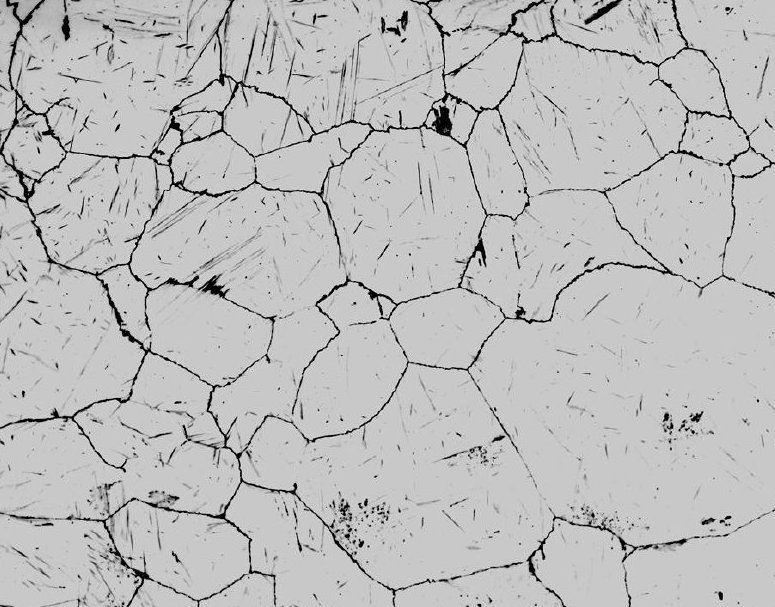
#> input picture image-processing/images/grains.jpg, 775 x 607 px, found by its file name
$ jupyter execute 3.KeyPoints_Detectors.ipynb
#> lines starting #> are read from the running program, lines starting #| are printed output that depends on the picture
[cell 1]
import cv2
import numpy as np
import matplotlib.pyplot as plt

[cell 2]
img = cv2.imread('images/grains.jpg')
#> img is the input picture: shape (607, 775, 3); min 0, max 254, mean 189.1
img.shape
#> Out = (607, 775, 3)

[cell 3]
gray = cv2.cvtColor(img,cv2.COLOR_BGR2GRAY)
gray = cv2.imread("images/BSE_Google_noisy.jpg", 0)
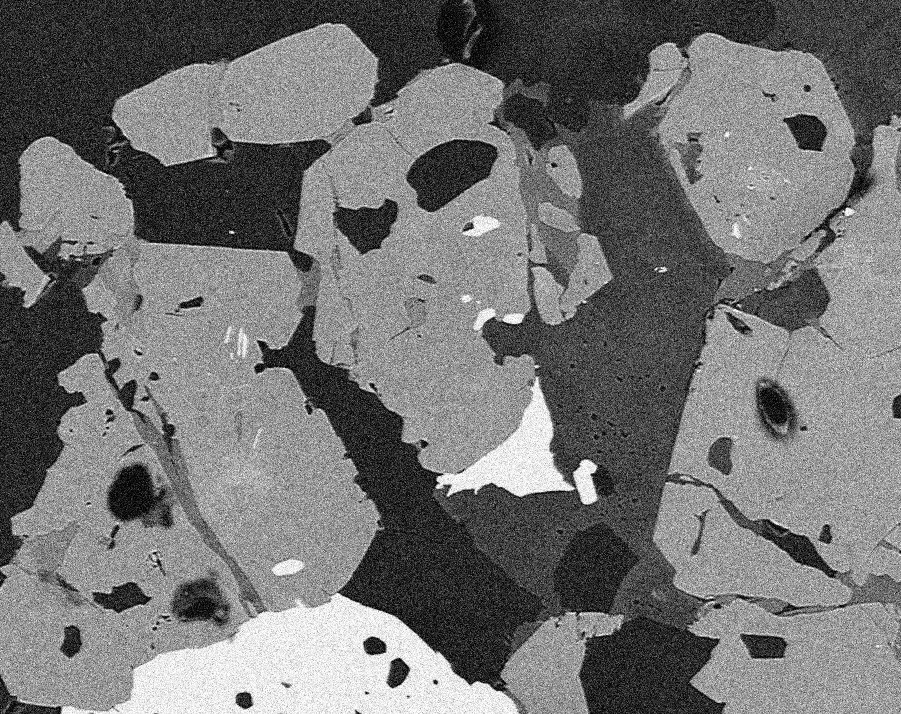
#> input picture image-processing/images/BSE_Google_noisy.jpg, 901 x 714 px, found by its file name
#> gray is the input picture: shape (714, 901); min 0, max 255, mean 114.9
plt.imshow(gray,cmap=plt.cm.gray)
plt.show()
gray.shape
#> Out = (714, 901)

[cell 4]
gray = np.float32(gray)

- What are features, detectors, and keypoints?
- Features in an image are unique regions that the computer can easily tell apart. Corners are good examples of features. Finding these unique features is called feature detection.
- Once features are detected we need to find similar ones in a different image.This means we need to describe the features.
- Once you have the features and its description, you can find same features in all images and align them, stitch them or do whatever you want.

Harris corner detector is a good example of feature detector.

- Keypoints are the same thing as points of interest.They are spatial locations, or points in the image that define what is interesting or what stand out in the image.
- The reason why keypoints are special is because no matter how the image changes,whether the image rotates, shrinks/expands, is translated, or distorted you should be able to find the same keypoints in this modified image when comparing with the origin

Each keypoint that you detect has an associated descriptor that accompanies it.
SIFT, SURF and ORB all detect and describe the keypoints.

- Descriptors are primarily concerned with both the scale and the orientation of the keypoint.

- e.g. run ORB and draw keypoints with rich keypoints. some of these points have a different circle radius. These deal with scale.The larger the "circle", the larger the scale was that the point was detected at.

- Also, there is a line that radiates from the centre of the circle to the edge. This is the orientation of the keypoint, which we will cover next

- Usually when we want to detect keypoints, we just take a look at the locations.
- However, if you want to match keypoints between images,  then you definitely need the scale and the orientation to facilitate this.

[cell 5]
#ORB
# Oriented FAST and Rotated BRIEF
# An efficient alternative to SIFT or SURF
# ORB is basically a fusion of FAST keypoint detector and BRIEF descriptor
img = cv2.imread('images/grains.jpg', 0)
orb = cv2.ORB_create(100)

kp, des = orb.detectAndCompute(img, None)
#> kp = 100 keypoints; strongest (x, y, size): (319, 304, 31), (479, 109, 31), (478, 252, 31), (455, 100, 31)

# draw only keypoints location,not size and orientation
img2 = cv2.drawKeypoints(img, kp, None, flags=None)
plt.imshow(img2,cmap=plt.cm.gray)
plt.title("image without showing descriptors")
plt.show()
# Now, let us draw with rich key points, reflecting descriptors.
# Descriptors here show both the scale and the orientation of the keypoint.
img2 = cv2.drawKeypoints(img, kp, None, flags=cv2.DRAW_MATCHES_FLAGS_DRAW_RICH_KEYPOINTS)
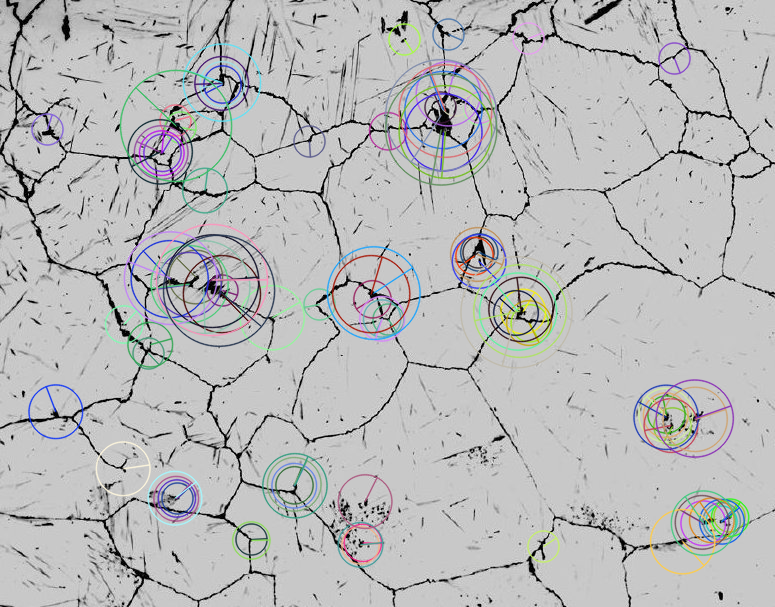
#> img2: shape (607, 775, 3); mean of channels 0, 1, 2 186.7, 186.4, 185.9; drawn as B, G, R
plt.imshow(img2,cmap=plt.cm.gray)
plt.title("image showing descriptors")
plt.show()

# Image Registration

- it is  used for distortion correction or alignment
- for this task we will use homography.

[cell 6]
im1 = cv2.imread('images/monkey_distorted.jpg')
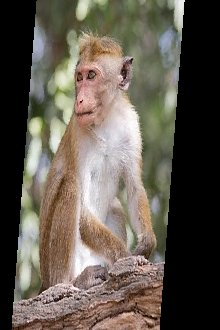
#> input picture image-processing/images/monkey_distorted.jpg, 220 x 330 px, found by its file name
#> im1 is the input picture: shape (330, 220, 3); mean B, G, R 79, 89.4, 97
im2 = cv2.imread('images/monkey.jpg')
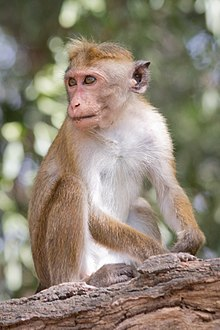
#> input picture image-processing/images/monkey.jpg, 220 x 330 px, found by its file name
#> im2 is the input picture: shape (330, 220, 3); mean B, G, R 116.5, 132.2, 143.4

img1 = cv2.cvtColor(im1, cv2.COLOR_BGR2GRAY)
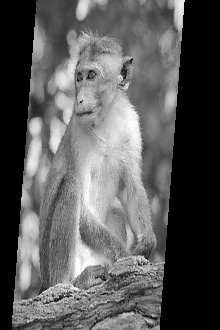
#> img1: shape (330, 220); min 0, max 255, mean 90.5
img2 = cv2.cvtColor(im2, cv2.COLOR_BGR2GRAY)
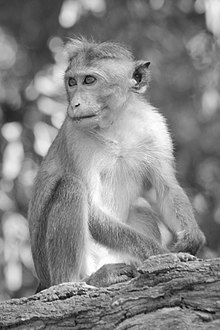
#> img2: shape (330, 220); min 5, max 255, mean 133.8

[cell 7]
# Initiate ORB detector
orb = cv2.ORB_create(50)  #Registration works with at least 50 points

[cell 8]
# find the keypoints and descriptors with orb
#kp1 --> list of keypoints
kp1, des1 = orb.detectAndCompute(img1, None)
#> kp1 = 47 keypoints; strongest (x, y, size): (138, 264, 31), (140, 265, 31), (146, 260, 31), (145, 258, 31)
kp2, des2 = orb.detectAndCompute(img2, None)
#> kp2 = 47 keypoints; strongest (x, y, size): (74, 293, 31), (38, 298, 31), (184, 261, 31), (74, 291, 31)

[cell 9]
#Brute-Force matcher takes the descriptor of one feature in first set and is
#matched with all other features in second set using some distance calculation.
# create Matcher object

matcher = cv2.DescriptorMatcher_create(cv2.DESCRIPTOR_MATCHER_BRUTEFORCE_HAMMING)

[cell 10]
# Match descriptors.
matches = matcher.match(des1, des2, None)  #Creates a list of all matches, just like keypoints
#> matches = 47 matches

# Sort them in the order of their distance.
matches = sorted(matches, key = lambda x:x.distance)

#Like we used cv2.drawKeypoints() to draw keypoints,
img3 = cv2.drawMatches(im1,kp1, im2, kp2, matches[:10], None)
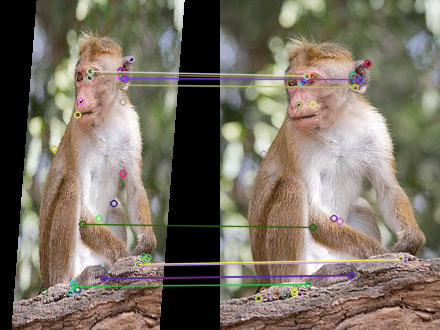
#> img3: shape (330, 440, 3); mean B, G, R 98.5, 111.6, 120.5

[cell 11]
img3= cv2.cvtColor(img3, cv2.COLOR_BGR2RGB)
plt.imshow(img3)
plt.title("keypoints")
plt.show()

Image Registration

- now we extract the location of good matches (RANSAC)
- RANSAC is abbreviation of RANdom SAmple Consensus, it can be considered as outlier rejection method for keypoints.

[cell 12]
points1 = np.zeros((len(matches), 2), dtype=np.float32)  #Prints empty array of size equal to (matches, 2)
#> points1 = 47 pairs, first value 0 to 0, second value 0 to 0
points2 = np.zeros((len(matches), 2), dtype=np.float32)
#> points2 = 47 pairs, first value 0 to 0, second value 0 to 0

for i, match in enumerate(matches):
   points1[i, :] = kp1[match.queryIdx].pt    #gives index of the descriptor in the list of query descriptors
   points2[i, :] = kp2[match.trainIdx].pt    #gives index of the descriptor in the list of train descriptors
#> this loop made 47 passes
#> after the loop, points1 = 47 pairs, first value 44 to 147.2, second value 58.8 to 292; points2 = 47 pairs, first value 43.2 to 184, second value 63.36 to 294

[cell 13]
h, mask = cv2.findHomography(points1, points2, cv2.RANSAC)
#> h = [[1.55, 0.129, -60.51], [-0.042, 1.01, 8.87], [8.09e-05, 9.84e-05, 1]]; mask = 47 values, max 1 at index 0, min 0 at index 16, mean 0.532

[cell 14]
height, width, channels = im2.shape
#> height = 330; width = 220; channels = 3
im1Reg = cv2.warpPerspective(im1, h, (width, height))  #Applies a perspective transformation to an image.
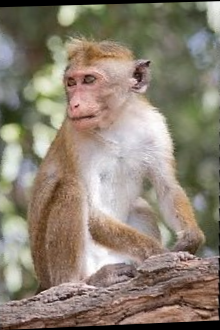
#> im1Reg: shape (330, 220, 3); mean B, G, R 113.8, 128.9, 139.9

# Before

[cell 15]
plt.imshow(im1)
plt.show()

# Result

[cell 16]
im1Reg_rgb = cv2.cvtColor(im1Reg, cv2.COLOR_BGR2RGB)
plt.imshow(im1Reg_rgb)
plt.show()
